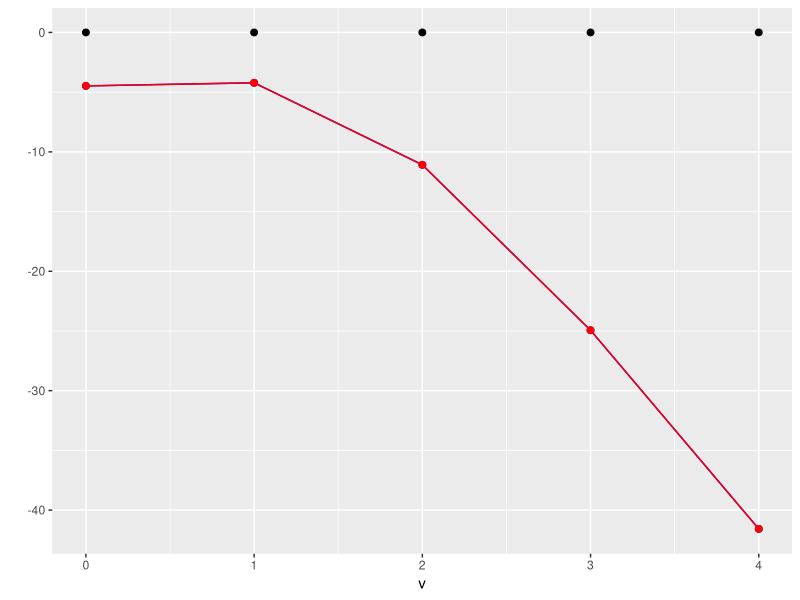

This chart was generated by the following R code: (Note: this script raises an error after producing the figure.)

myseed <- 33
set.seed(myseed)



# Given eta, the function generates y according to the logistic model
# (+ vectorized function)
gen_y0 <- function(eta){
  set.seed(myseed)
  p <- exp(eta)/(1+exp(eta))
  y <- rbinom(n=1, size=1, prob=p)
  return(y)
}

gen_y <- Vectorize(gen_y0)




# Given the number of observations n,
# the number of predictors f,
# and the number of permutations,
# the intercept beta0 and the vector of coefficients beta (with length f),
# the function simulates the covariate matrix X from a standard normal distrnution.
# Then it computes the matrix of the global test statistics
# (obtained by randomly permuting y)

gt <- function(n, f, B, beta0, beta){
  set.seed(myseed)
  X <- matrix(rnorm(n*f,0,1), ncol=f)
  eta <- beta0 + X %*% beta
  y <- gen_y(eta)
  H <- matrix(rep(1/n, n*n), ncol=n)

  g_mat <- matrix(rep(NA,B*f), ncol=f)
  g_mat[1,] <- (t(y) %*% (diag(n)-H) %*% X)^2
  for(b in(2:B)){
    y_perm <- sample(y, n, replace=FALSE)
    g_mat[b,] <- (t(y_perm) %*% (diag(n)-H) %*% X)^2
  }
  return(g_mat)
}




# Given a matrix G of test statistics, the function returns
# M, matrix of centered test statistics where the first row is sorted in descending order
# D, matrix D where each row is sorted in descending order
# I, matrix of the indices corresponding to the elements of D

ctrp_set <- function(G){
  f <- ncol(G)
  B <- nrow(G)
  
  # ordering according to the first row
  Im <- order(G[1,], decreasing=T)
  M <- G[,Im]
  
  # centered test statistics
  M <- sweep(M, 2, M[1,])
  
  # centered test statistics where each row is in ascending order
  o <- t(apply(M, 1, order, decreasing=T))
  D <- t(sapply(seq(B), function(x) M[x, o[x,]]))
  I <- matrix(rep(Im,B), ncol=f, byrow=T)
  I <- t(sapply(seq(B), function(x) I[x, o[x,]]))
  
  out <- list("M"=M, "D"=D ,"I"=I)
  return(out)
}




# Given a vector X and a significance level, the function returns TRUE
# if 0 is greater than the quantile
aq <- function(X, alpha=0.05){
  k <- ceiling((1-alpha)*length(X))
  Xord <- sort(X, na.last = NA, decreasing=F, method="quick")
  c <- Xord[k]
  #out <- sign(c)<0
  #return(out)
  return(c)
}




# Internal function, used in ctrp_set
# Given a set S of indices, it splits M, D and I, returning:
# Ms, vector of the test statistic for S
# Mc, matrix M with only the indices not in S
# Dc, matrix D with only the indices not in S

gen_sub <- function(S, M, D, I){
  B <- nrow(M)
  s <- length(S)
  
  #matrix/vector of indices of S in I
  ind <- t(sapply(seq(B), function(x) match(S, I[x,])))
  
   # if s=1, then ind is a vector, otherwise it is a matrix
  if(s==1){
    Ms <- M[,ind[1]]
    Mc <- M[,-ind[1]]
    Dc <- t(sapply(seq(B), function(x) D[x, -ind[x]]))
    Ic <- t(sapply(seq(B), function(x) I[x, -ind[x]]))
  }else{
    Ms <- rowSums(M[,ind[1,]])
    Mc <- M[,-ind[1,]]
    Dc <- t(sapply(seq(B), function(x) D[x, -ind[x,]]))
    Ic <- t(sapply(seq(B), function(x) I[x, -ind[x,]]))
  }
  
  out <- list("Ms"=Ms, "Mc"=Mc, "Dc"=Dc, "Ic"=Ic)
  return(out)
}









# Given a vector of indices S, the function returns the vectors of the lower
# and upper bounds.

ctrp_test <- function(S, M, D, I, alpha=0.05){
  f <- ncol(M)
  B <- nrow(M)
  s <- length(S)
  m <- f-s
  
  # if s=f, we are testing the whole set of indices
  if(s==f){
    # lower and upper bounds (equal)
    low <- aq(rowSums(M), alpha)
    up <- low
  }else{
    # lower and upper bounds for each possible superset size
    low <- rep(NA, m+1)
    up <- low
    
    g <- gen_sub(S, M, D, I)

    # v=0 additional columns (only the set S)
    L <- g$Ms
    U <- L
    low[1] <- aq(L, alpha)
    up[1] <- low[1]
    
    # v=1 additional column
    v <- 1
    
    # if m=1, then M is a vector
    # and the only possible additional size is v=1
    if(m==1){
      L <- L + g$Mc
      U <- U + g$Dc
      low[2] <- aq(L, alpha)
      up[2] <- aq(U, alpha)
    }else{
      while(v<m+1){
        L <- L + g$Mc[,m-v+1] # L + the v-th smallest
        U <- U + g$Dc[,v] # U + the v-th highest
        low[v+1] <- aq(L, alpha)
        up[v+1] <- aq(U, alpha)
        v <- v+1
      }
    }
  }
  
  out <- list("low"=low, "up"=up, "Ms"=g$Ms, "Mc"=g$Mc, "Dc"=g$Dc, "Ic"=g$Ic)
  return(out)
}




# Given the vectors of the lower and upper bounds
# the function plots the lower bound in blue,
# the upper bound in red,
# and the value zero in black

require(ggplot2)

ctrp_plot <- function(low, up){
  df <- data.frame(size=seq(length(low))-1, low=low, up=up, obs=0)
  ggplot(df, aes()) +
    geom_point(aes(size, low), colour="blue", size=2) +
    geom_line(aes(size, low), colour="blue") +
    geom_point(aes(size, up), colour="red", size=2) +
    geom_line(aes(size, up), colour="red") +
    geom_point(aes(size, obs), size=2) +
    ylab("") + xlab("v")
}





# -------------------------------------------------------------------------------- #

# TOY EXAMPLE

# matrix of global test statistics
initial_data <- gt(n=20, f=5, B=10, beta0=0, beta=c(20,10,5,0,0))
c <- ctrp_set(initial_data)


# set under testing
S <- c(3)
te <- ctrp_test(S, c$M, c$D, c$I, 0.20)
ctrp_plot(te$low, te$up)

te$up
te$low

# -------------------------------------------------------------------------------- #
alpha <- 0.2
B <- 10
m <- 4
Ms <- te$Ms
Mc <- t(sapply(seq(B), function(x) te$Mc[x,rev(seq(4))]))
Dc <- te$Dc
Ic <- te$Ic
indecisive <- c(1,2)

p <- prova(from_top=F, indecisive, Mc, Dc, Ic, B, alpha)
# rem: 1, keep:2

pr <- prova(from_top=T, p$indecisive_r, p$Mc, p$Dc, p$Ic, B, alpha)
# STOP

prova <- function(from_top, indecisive, Mc, Dc, Ic, B, alpha){
  if(from_top){
    i <- 1
  }else{
    i <- ncol(Mc)
  }
  Q <- Ic[1,i]
  ind <- t(sapply(seq(B), function(x) match(Q, Ic[x,])))
  ind_m <- ncol(Mc)+1-ind[1]
  
  Mc2 <- Mc[,-ind_m]
  Dc2 <- t(sapply(seq(B), function(x) Dc[x, -ind[x]]))
  Ic2 <- t(sapply(seq(B), function(x) Ic[x, -ind[x]]))
  
  if(nrow(Dc2)==1){
    Dsum2 <- t(apply(cbind(Ms,t(Dc2)), 1, cumsum))
    Msum2 <- t(apply(cbind(Ms,t(Mc2)), 1, cumsum))
  }else{
    Dsum2 <- t(apply(cbind(Ms,Dc2), 1, cumsum))
    Msum2 <- t(apply(cbind(Ms,Mc2), 1, cumsum))
  }

  # lower bounds
  
  n_ind <- length(indecisive)
  low_r <- rep(NA, n_ind)
  low_k <- low_r
  up_r <- low_r
  up_k <- low_r
  
  h <- 1
  cond_low <- T
  while(cond_low & h<=length(indecisive)){
    v <- indecisive[h]
    low_r[h] <- quantile(Msum2[,v+1], 1-alpha, names=F)
    low_k[h] <- quantile(Msum2[,v]+Mc[,ind_m], 1-alpha, names=F)
    cond_low <- (sign(low_r[h])==-1) & (sign(low_k[h])==-1)
    h <- h+1
  }
  
  if(!cond_low){
    out <- list("non_rej"=T, "indecisive_r"=NULL, "indecisive_k"=NULL,
                "Mc"=NULL, "Dc"=NULL, "Ic"=NULL)
    return(out)
  }
  
  up_r <- sapply((1:n_ind), function(x)
    quantile(Dsum2[,indecisive[x]+1], 1-alpha, names=F))
  ind_r <- sapply((1:n_ind), function(x)
    sign(up_r[x]>-1))
  
  if(all(!ind_r)){
    indecisive_r <- NULL
  }else{
    indecisive_r <- indecisive[ind_r]
  }
  
  up_k <- sapply((1:n_ind), function(x)
    quantile(Dsum2[,indecisive[x]]+Mc[,ind_m], 1-alpha, names=F))
  ind_k <- sapply((1:n_ind), function(x)
    sign(up_k[x]>-1))
  
  if(all(!ind_k)){
    indecisive_k <- NULL
  }else{
    indecisive_k <- indecisive[ind_k]
  }
  out <- list("non_rej"=F, "indecisive_r"=indecisive_r, "indecisive_k"=indecisive_k,
              "low_r"=low_r, "up_r"=up_r, "low_k"=low_k, "up_k"=up_k,
              "Mc"=Mc2, "Dc"=Dc2, "Ic"=Ic2)
  return(out)
}




# -------------------------------------------------------------------------------- #


